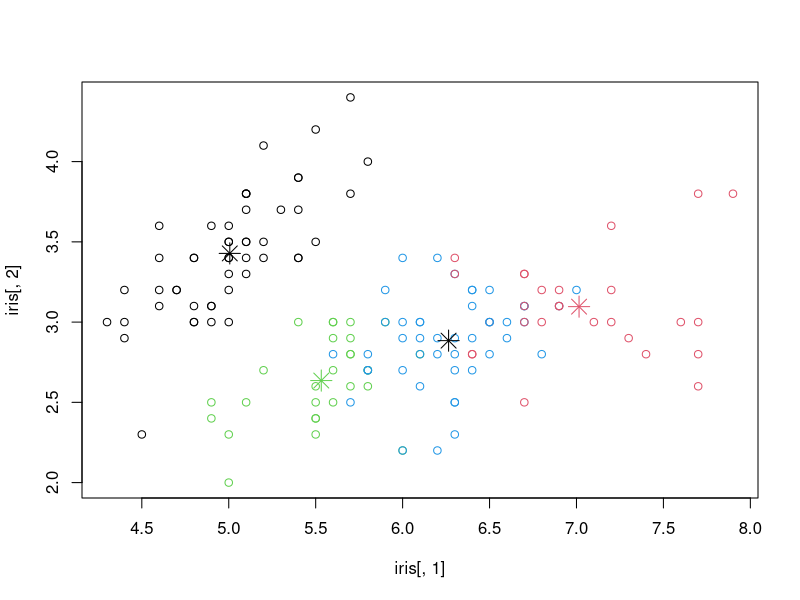
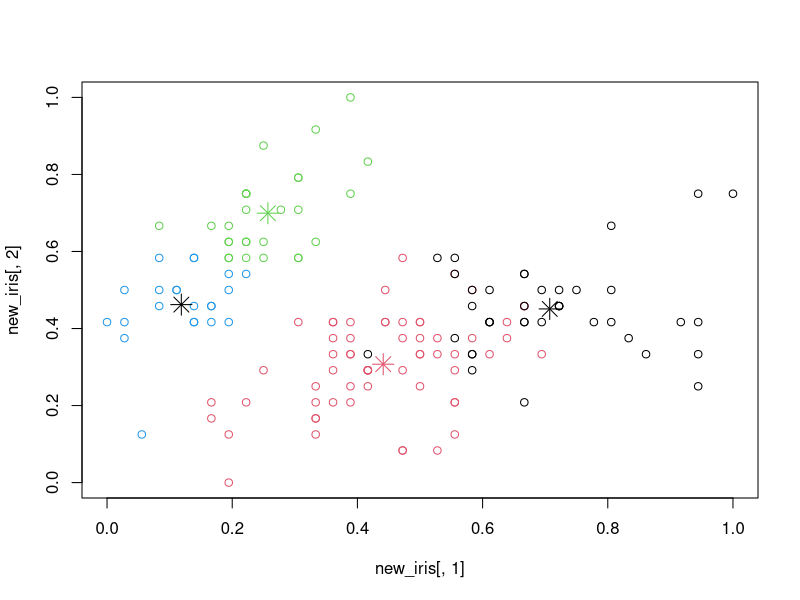
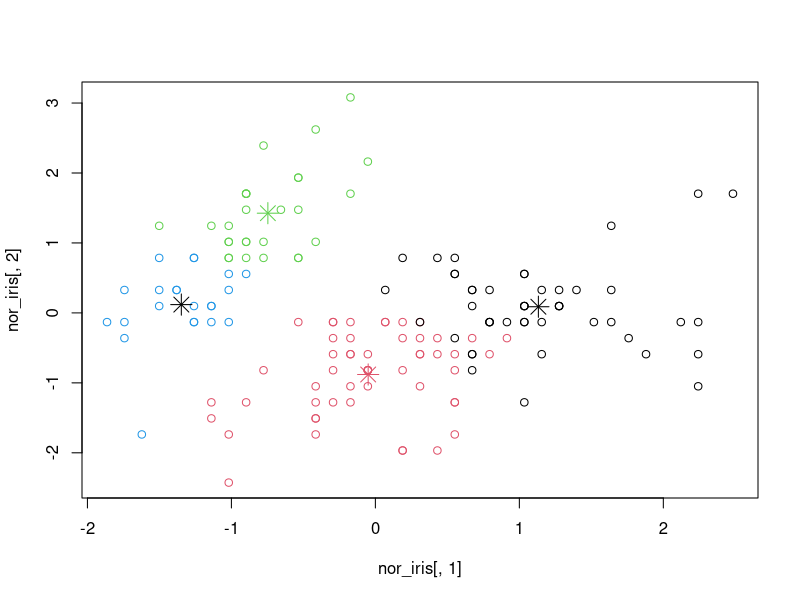
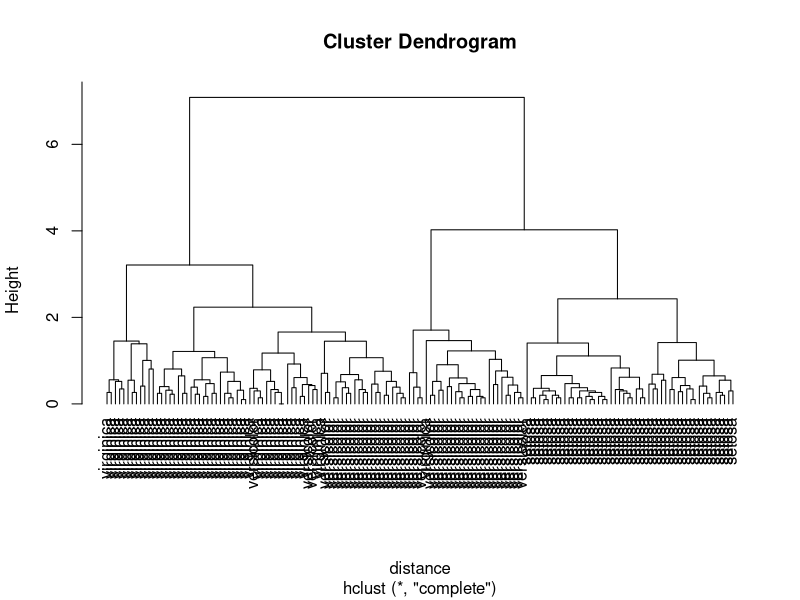

The R source for these figures, in order:
iris=data.frame(iris)
km_a <- kmeans(iris[,1:4], 4)
plot(iris[,1], iris[,2], col=km_a$cluster)
points(km_a$centers[,c(1,2)], col=1:3, pch=8, cex=2)
t1<-table(km_a$cluster, iris$Species)
total<-nrow(iris)
c1<-km_a$size
mc1<-apply(t1,1,max)
tp_a<-sum((c1/total)*(mc1/c1))
tp_a

new_iris=iris
for (j in 1:ncol(iris[,1:4])){
  for (i in 1:nrow(iris)){
    new_iris[i,j]=(iris[i,j]-min(iris[j]))/(max(iris[j])-min(iris[j]))
  }
}
km <- kmeans(new_iris[,1:4], 4)
plot(new_iris[,1], new_iris[,2], col=km$cluster)
points(km$centers[,c(1,2)], col=1:3, pch=8, cex=2)
t2<-table(km$cluster, new_iris$Species)
c2<-km$size
mc2<-apply(t2,1,max)
tp_b<-sum((c2/total)*(mc2/c2))
tp_b

nor_iris=iris
nor_iris[,1:4]<-scale(iris[,1:4])
km <- kmeans(nor_iris[,1:4], 4)
plot(nor_iris[,1], nor_iris[,2], col=km$cluster)
points(km$centers[,c(1,2)], col=1:3, pch=8, cex=2)
t3<-table(km$cluster, new_iris$Species)
c3<-km$size
mc3<-apply(t3,1,max)
tp_c<-sum((c3/total)*(mc3/c3))
tp_c

distance <- dist(iris[,-5], method="euclidean")
cluster <- hclust(distance, method="complete")
plot(cluster, hang=-1, label=iris$Species)